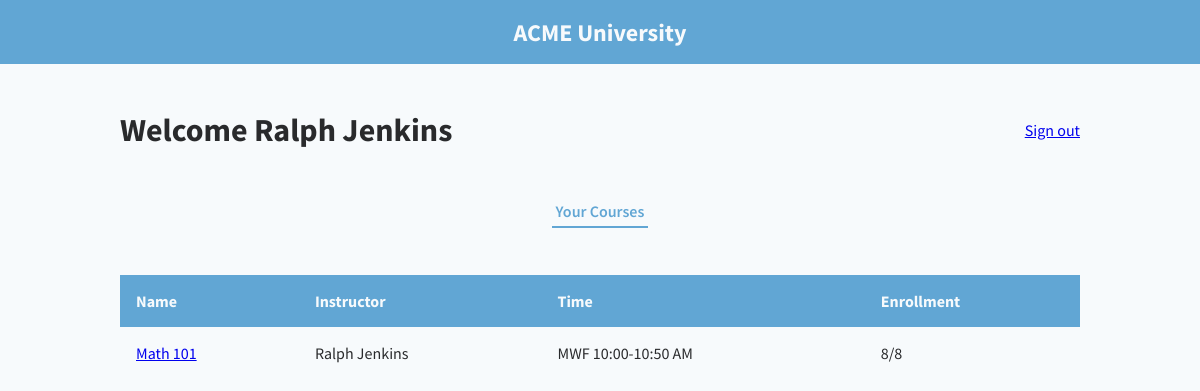
Page /instructor/Ralph Jenkins (signed in) on the committed database.
### db.py (models this page shows)
class Teacher(db.Model, UserMixin):
	id = db.Column(db.Integer, primary_key=True)
	name = db.Column(db.String, nullable=False)
	user = db.relationship('User', backref='teacher', uselist=False)

class Course(db.Model, UserMixin):
	id = db.Column(db.Integer, primary_key=True)
	course_name = db.Column(db.String, unique=True, nullable=False)
	teacher_id = db.Column(db.Integer, db.ForeignKey('teacher.id'), nullable=False)
	number_enrolled = db.Column(db.Integer, nullable=False)
	capacity = db.Column(db.Integer, nullable=False)
	time = db.Column(db.String, nullable=False)
	teacher = db.relationship('Teacher', backref=db.backref('teachers', lazy=True))
	students = db.relationship('Enrollment', back_populates='course')

### app.py (the view)
@app.route("/instructor/<name>")
@login_required
def instructor(name):
    instructor_name = name
    tea_data = []
    teaQ = Teacher.query.filter_by(name=instructor_name).first()
    teaQC = Course.query.filter_by(teacher_id = teaQ.id).all()
    for i in range(len(teaQC)):
        temp = {
            'name':teaQC[i].course_name,
            'instructor':instructor_name,
            'time':teaQC[i].time,
            'enrollment':(str(teaQC[i].number_enrolled) + "/" + str(teaQC[i].capacity))
        }
        tea_data.append(temp)
    return render_template("instructor.html", instructor_name = instructor_name, data = tea_data)

### app.py (called while the page is built)
@login.user_loader
def load_user(user_id):
    return User.query.get(user_id)

### templates/instructor.html (shortened to what this page needs)
{% extends "person.html" %}
{% block styles %}
    {{ super() }}
    <link rel="stylesheet" href="{{ url_for('static', filename = 'instructor.css') }}">
{% endblock %}
{% block person_name %}{{ instructor_name }}{% endblock %}
{% block inner_nav_links %}
    <button class="inner-nav-link active-tab">Your Courses</button>
{% endblock %}
{% block data_table_headings %}
    <th>Name</th>
    <th>Instructor</th>
    <th>Time</th>
    <th>Enrollment</th>
{% endblock %}
{% block data_table_body %}
    {% for class in data %}
        <tr>
            <td>
                <a href="{{ url_for('specific_course', name = class.instructor, course = class.name) }}">
                    {{ class.name }}
                </a>
            </td>
            <td>{{ class.instructor }}</td>
            <td>{{ class.time }}</td>
            <td>{{ class.enrollment }}</td>
        </tr>
    {% endfor %}
{% endblock %}

### static/base.css (style rules this page uses)
:root { --bg-color: #F7FAFC; --accent-color: #61A6D4; --primary-text-color: #292A2C; --secondary-text-color: #61A6D4; --tertiary-text-color: #84878B; --quaternary-text-color: #F7FAFC; }
body { margin: 0; padding: 0; width: 100vw; height: 100vh; font-family: 'Source Sans Pro', Arial, Helvetica, sans-serif; background-color: var(--bg-color); color: var(--primary-text-color); position: relative; overflow-x: hidden; }

### static/person.css (style rules this page uses)
.inner-nav-link { padding: .35rem .25rem; text-decoration: none; border: none; background-color: transparent; font-family: 'Source Sans Pro', Arial, Helvetica, sans-serif; font-size: 1rem; color: var(--primary-text-color); }
.active-tab { font-weight: 600; color: var(--secondary-text-color); border-bottom: 2px solid var(--accent-color); }
.data-table-row th { text-align: left; padding: 1rem 1rem; }
.data-table-body td { color: var(--primary-text-color); padding: 1rem 1rem; }

### rows in the picture
Teacher: name "Ralph Jenkins"
Course: name "Math 101", instructor "Ralph Jenkins", time "MWF 10:00-10:50 AM", enrollment "8/8"
